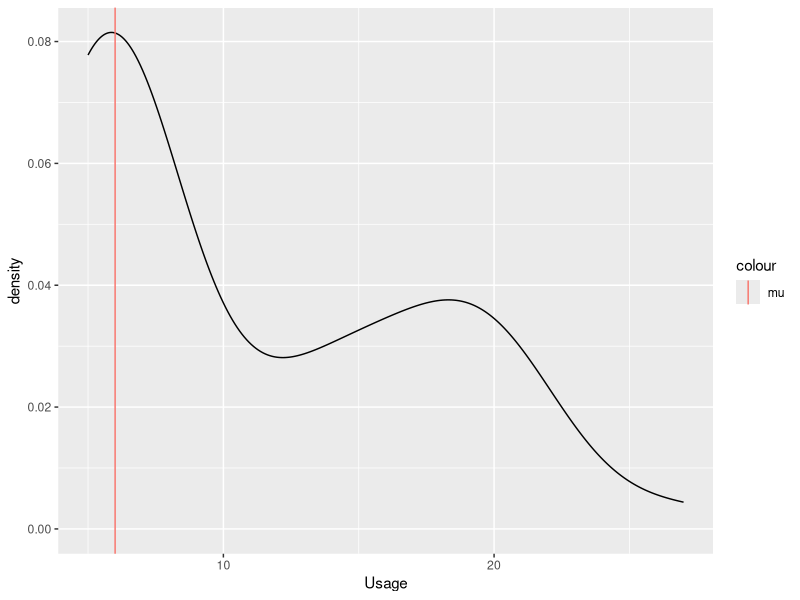
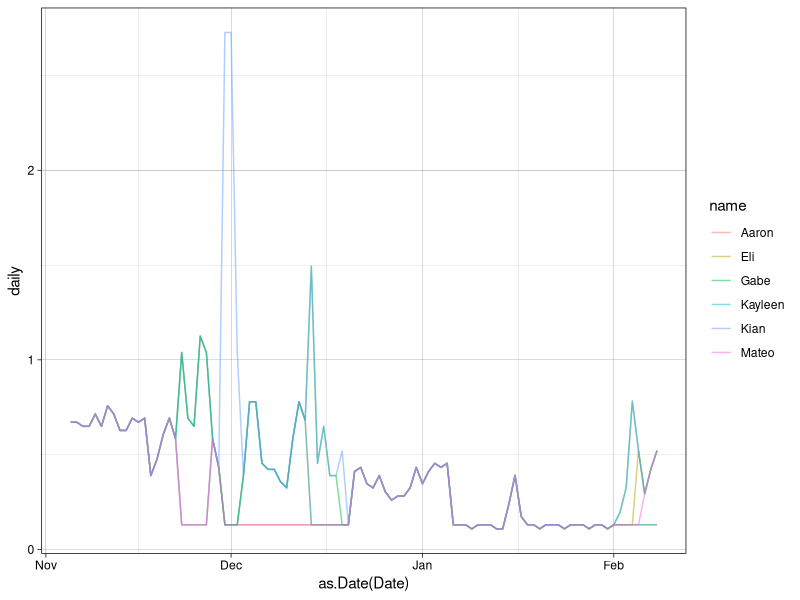

R code for these plots, in order:
## ---- chunk 1
knitr::opts_chunk$set(echo = TRUE)
## ---- chunk 2
library(dplyr)
library(tidyr)
library(ggplot2)
## ---- chunk 3
d <- read.csv("data/PECOdata.csv") %>% 
  filter(.,complete.cases(.))
head(d)
## ---- chunk 4
mu_data <-
  d %>%
  filter(Aaron == F &
           Kayleen == F &
           Gabe == F &
           Kian == F &
           Mateo == F) 
mu <- 
  mu_data %>% 
  summarise(mu=median(Usage)) %>%
  pull()

ggplot(mu_data)+
  geom_density(aes(x=Usage))+
  geom_vline(aes(xintercept=mu,col="mu"))


## ---- chunk 5
d_long <- 
  d %>% 
  pivot_longer(cols=-c(Date,Usage,Bill,per.unit))
d_long <- 
  d_long %>% 
  group_by(Date) %>% 
  mutate(
    usage_est=
      case_when(
      (Usage>=mu) & (sum(value)>0) ~mu/6+(value/sum(value))*(Usage-mu),
      TRUE~Usage/6
    )
  )
## ---- chunk 6
set.seed(1234)
  d_long %>% 
  group_by(Date) %>% 
  summarise(difference=Usage-sum(usage_est)) %>%
  ungroup() %>% 
  sample_n(6) %>% 
  head()
## ---- chunk 7
final_data <- 
  d_long %>% 
  mutate(daily=usage_est*per.unit) %>% 
  group_by(name) %>% 
  mutate(total=sum(daily)) %>% 
  ungroup() %>% 
  mutate(Date=lubridate::mdy(Date))
## ---- chunk 8
knitr::kable(final_data %>% select(name,total) %>% unique() %>% arrange(total),format = 'latex')
## ---- chunk 9
ggplot(final_data)+
  theme_linedraw()+
  geom_line(aes(x=as.Date(Date),y=daily,col=name),alpha=.5)
## ---- chunk 10
to_pay=122.09+74.65+40.82
paid=final_data %>% select(name,total) %>% unique() %>% pull(total) %>% sum()

remaining=to_pay-paid
## ---- chunk 11
final_data <- 
  final_data %>% 
  mutate(total_w_fixed=total+remaining/6) 
  
knitr::kable(
  final_data %>%
        select(name,total_w_fixed) %>% 
    unique() %>% arrange(total_w_fixed),digits=2
  )
